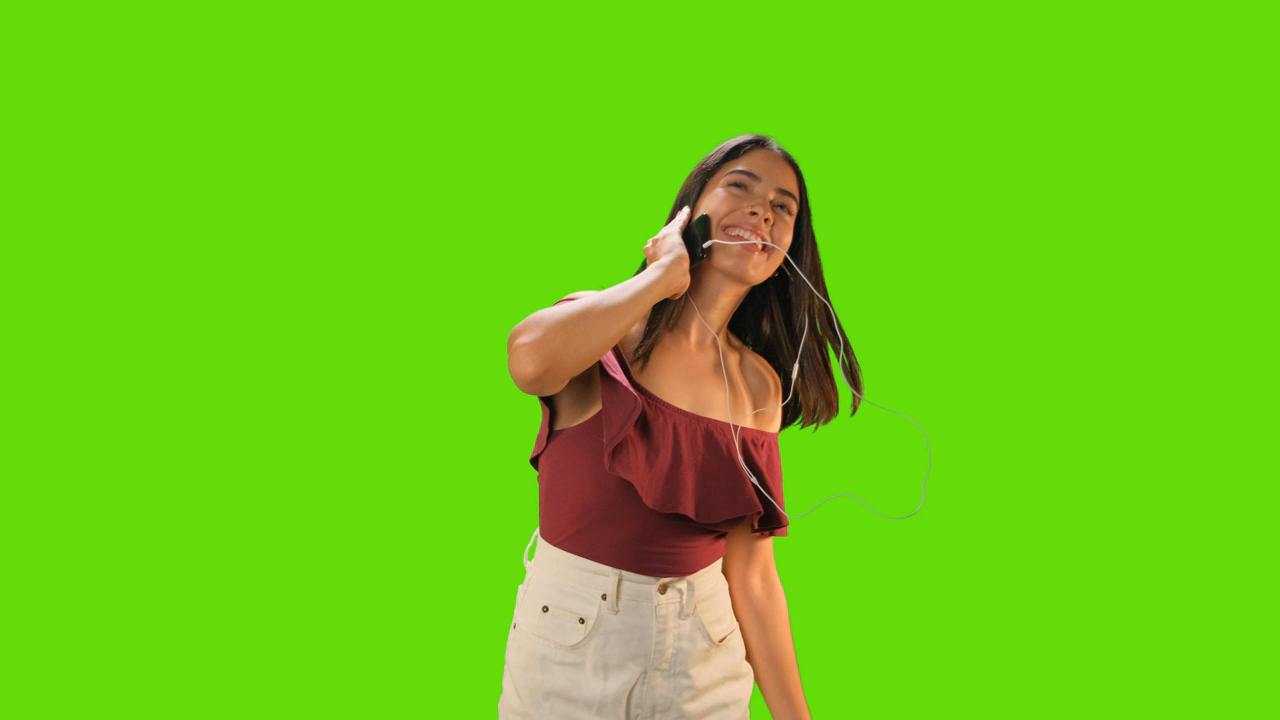
#> input picture images/p5/frames/f000.png, 1280 x 720 px; its folder holds only this picture in this run
$ python -i visualization.py   (imports and definitions only)
#> lines starting #> are read from the running program, lines starting #| are printed output that depends on the picture
### code/p5_greenscreen/starter.py
"""P5 starter. Implement every function marked TODO."""
import numpy as np


def to_ycbcr(rgb):
    """TODO 5.1: BT.601 conversion."""
    rgb_f = rgb.astype(np.float64)

    M = np.array([
        [0.299000, 0.587000, 0.114000],
        [-0.168736, -0.331264, 0.500000],
        [0.500000, -0.418688, -0.081312],
    ])
    offset = np.array([0.0, 128.0, 128.0])

    ycbcr = np.dot(rgb_f, M.T) + offset
    return np.clip(np.round(ycbcr), 0, 255).astype(np.uint8)


# [13 lines left out: function key_naive_rgb, not called in this run]


def estimate_key_colour(rgb, border=24):
    """TODO 5.2: estimate the backing chroma from the frame. Do not hard-code
    a green value; the graded footage varies."""
    ycbcr = to_ycbcr(rgb).astype(np.float64)

    left_cb = ycbcr[:, :border, 1].ravel()
    left_cr = ycbcr[:, :border, 2].ravel()
    right_cb = ycbcr[:, -border:, 1].ravel()
    right_cr = ycbcr[:, -border:, 2].ravel()
    top_cb = ycbcr[:border, :, 1].ravel()
    top_cr = ycbcr[:border, :, 2].ravel()

    cb_samples = np.concatenate([left_cb, right_cb, top_cb])
    cr_samples = np.concatenate([left_cr, right_cr, top_cr])

    key_cb = float(np.median(cb_samples))
    key_cr = float(np.median(cr_samples))
    return np.array([key_cb, key_cr], dtype=np.float64)

# [23 lines left out: function key_soft, not called in this run]

def suppress_spill(rgb, alpha, strength=1.0):
    """TODO 5.2: remove green bounce. Should scale with (1 - alpha). Why?"""
    rgb_f = rgb.astype(np.float64)
    r = rgb_f[..., 0]
    g = rgb_f[..., 1]
    b = rgb_f[..., 2]

    # Maximum allowed green without color tinting
    g_limit = 0.5 * (r + b)
    green_excess = np.maximum(0.0, g - g_limit)

    # Spill reduction weighted by backing transparency (1 - alpha)
    spill_factor = strength * (1.0 - alpha)
    g_clean = g - spill_factor * green_excess

    rgb_clean = np.stack([r, g_clean, b], axis=-1)
    return np.clip(np.round(rgb_clean), 0, 255).astype(np.uint8)


def composite(fg, bg, alpha, spill=True):
    """TODO 5.2: I = a*F + (1-a)*B."""
    H, W = fg.shape[:2]

    # Ensure background plate matches foreground dimensions
    bg_crop = bg[:H, :W].astype(np.float64)

    if spill:
        fg_proc = suppress_spill(fg, alpha).astype(np.float64)
    else:
        fg_proc = fg.astype(np.float64)

    a = alpha[..., None]
    comp = a * fg_proc + (1.0 - a) * bg_crop
    return np.clip(np.round(comp), 0, 255).astype(np.uint8)


class ChromaLUT:
    """TODO 5.3: quantise (Cb,Cr) so keying is one table lookup per pixel."""

    def __init__(self, key_cbcr, t_in=None, t_out=None, bins=128):
        self.bins = int(bins)
        self.key_cbcr = np.asarray(key_cbcr, dtype=np.float64)
        self.t_in = 20.0 if t_in is None else float(t_in)
        self.t_out = 50.0 if t_out is None else float(t_out)

        bin_centers = (np.arange(self.bins, dtype=np.float64) + 0.5) * ( 256.0 / self.bins)

        cb_grid, cr_grid = np.meshgrid(bin_centers, bin_centers, indexing="ij")

        dist_grid = np.hypot(cb_grid - self.key_cbcr[0], cr_grid - self.key_cbcr[1])

        self.table = np.clip((dist_grid - self.t_in) / (self.t_out - self.t_in), 0.0, 1.0).astype(np.float64)

    def alpha(self, rgb):
        ycbcr = to_ycbcr(rgb)
        cb = ycbcr[..., 1]
        cr = ycbcr[..., 2]

        if self.bins == 256:
            cb_idx = cb
            cr_idx = cr
        else:
            scale = self.bins / 256.0
            cb_idx = np.clip(
                (cb.astype(np.float64) * scale).astype(np.intp), 0, self.bins - 1
            )
            cr_idx = np.clip(
                (cr.astype(np.float64) * scale).astype(np.intp), 0, self.bins - 1
            )

        return self.table[cb_idx, cr_idx]


# ---- provided metrics: do not modify
def sad(a, b):
    return float(np.abs(a.astype(np.float64) - b.astype(np.float64)).sum() / 1000.0)


def mse_alpha(a, b):
    return float(np.mean((a.astype(np.float64) - b.astype(np.float64))**2))


# [19 lines left out: functions grad_error, temporal_flicker, not called in this run]

# [5 lines that do not run on import are left out]

### code/p5_greenscreen/visualization.py
from pathlib import Path
import matplotlib.patches as patches
import matplotlib.pyplot as plt
import numpy as np
from PIL import Image
from starter import key_naive_rgb, to_ycbcr, estimate_key_colour, composite, key_soft, suppress_spill, sad, grad_error,ChromaLUT, mse_alpha
import time
import imageio

# [213 lines left out: functions run_5_1, run_5_2, not called in this run]


def run_5_3():
  root = Path(__file__).resolve().parents[2]
  frames_dir = root / "images/p5/frames"
  out_dir = root / "output/p5"
  out_dir.mkdir(parents=True, exist_ok=True)

  frame_files = sorted(frames_dir.glob("f*.png"))[:48]
  num_frames = len(frame_files)
  if num_frames < 48:
    print(f"Warning: Found {num_frames} frames (expected 48).")

  f0 = np.asarray(Image.open(frame_files[0]).convert("RGB"))
#> f0 is the input picture: shape (720, 1280, 3); mean R, G, B 108.9, 202.4, 19.7
  H, W, _ = f0.shape
#> H = 720; W = 1280

  bg_path = root / "images/p5/bg.jpg"
  bg_full = np.asarray(Image.open(bg_path).convert("RGB"))
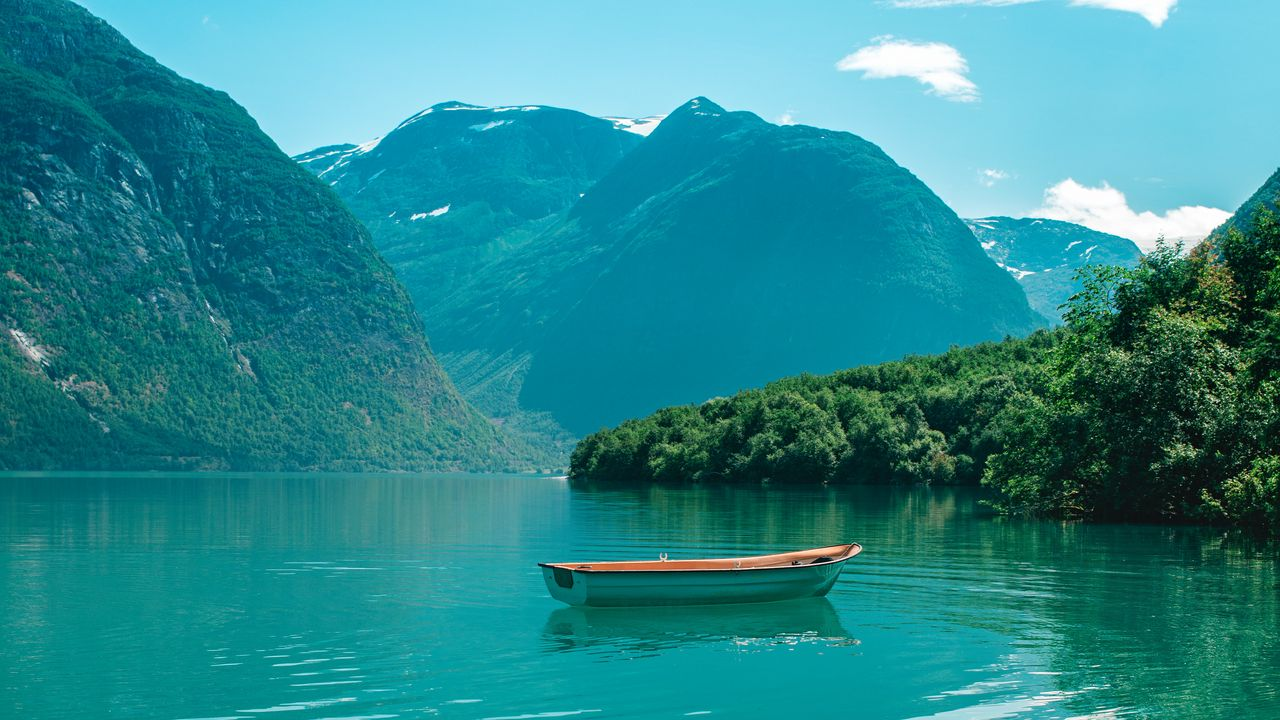
#> input picture images/p5/bg.jpg, 1280 x 720 px
#> bg_full is the input picture: shape (720, 1280, 3); mean R, G, B 41.8, 136.6, 142.4
  H_bg, W_bg, _ = bg_full.shape
#> H_bg = 720; W_bg = 1280

  if H_bg < H:
    bg_full = np.asarray(
        Image.fromarray(bg_full).resize(
            (int(W_bg * H / H_bg), H), Image.BILINEAR
        )
    )
    H_bg, W_bg, _ = bg_full.shape

  if W_bg < int(2.5 * W):
    # Resize width to 2.5x if original asset is not wide enough
    target_w = int(2.5 * W)
#> target_w = 3200
    bg_full = np.asarray(
        Image.fromarray(bg_full).resize((target_w, H), Image.BILINEAR)
    )
#> bg_full: shape (720, 3200, 3)
    W_bg = target_w
#> W_bg = 3200

  max_shift_x = W_bg - W
#> max_shift_x = 1920
  print(
      f"Background Plate: {W_bg}x{H_bg} (Span: {W_bg / W:.2f}x frame width,"
      f" Panning Shift: {max_shift_x}px)"
  )
#| Background Plate: 3200x720 (Span: 2.50x frame width, Panning Shift: 1920px)

  key_cbcr = estimate_key_colour(f0, border=24)
#> in to_ycbcr, `ycbcr = np.dot(rgb_f, M.T) + offset`:
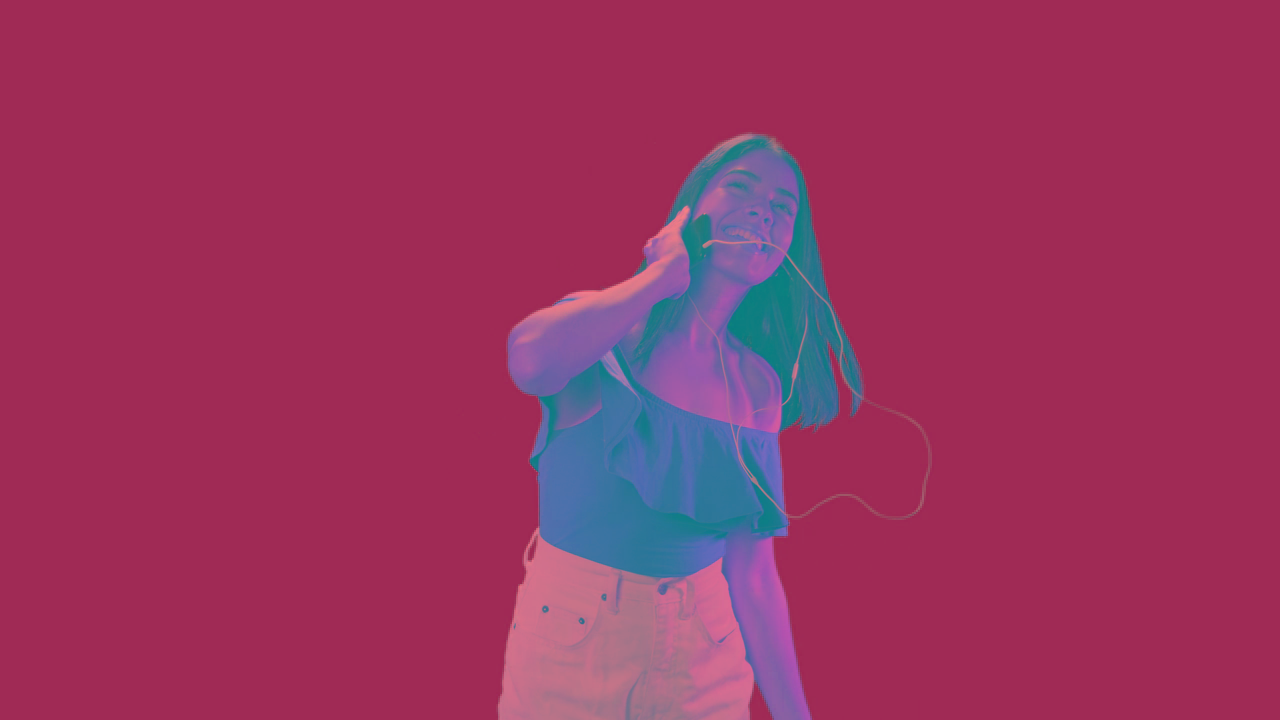
#> ycbcr: shape (720, 1280, 3) float64; mean R, G, B 153.6, 52.4, 96.1
#> in estimate_key_colour, `left_cb = ycbcr[:, :border, 1].ravel()`: left_cb = 17280 values from 42 to 42
#> in estimate_key_colour, `left_cr = ycbcr[:, :border, 2].ravel()`: left_cr = 17280 values from 86 to 86
#> in estimate_key_colour, `right_cb = ycbcr[:, -border:, 1].ravel()`: right_cb = 17280 values from 42 to 42
#> in estimate_key_colour, `right_cr = ycbcr[:, -border:, 2].ravel()`: right_cr = 17280 values from 86 to 86
#> in estimate_key_colour, `key_cb = float(np.median(cb_samples))`: key_cb = 42
#> in estimate_key_colour, `key_cr = float(np.median(cr_samples))`: key_cr = 86
#> key_cbcr = [42, 86]
  t_in, t_out = 15.0, 80.0
  lut = ChromaLUT(key_cbcr=key_cbcr, t_in=t_in, t_out=t_out, bins=128)

  t_io = 0.0
  t_key = 0.0
  t_spill = 0.0
  t_comp = 0.0

  raw_frames, raw_alphas, bg_crops = [], [], []

  t_start_all = time.perf_counter()

  for i, f_path in enumerate(frame_files):
    # Time Disk I/O
    t0 = time.perf_counter()
    fg = np.asarray(Image.open(f_path).convert("RGB"))
    t_io += time.perf_counter() - t0

    # Panning window calculation across the background
    shift_x = int((i / max(1, num_frames - 1)) * max_shift_x)
#> shift_x = 0
    bg_crop = bg_full[:H, shift_x : shift_x + W]

    # Time Vectorized Keying (LUT)
    t0 = time.perf_counter()
    alpha = lut.alpha(fg)
#> in alpha, `cb_idx = np.clip( (cb.astype(np.float64) * scale).astype(np.intp), 0, ..`: cb_idx: shape (720, 1280) int64; 47 distinct labels, from 19 to 65
#> in alpha, `cr_idx = np.clip( (cr.astype(np.float64) * scale).astype(np.intp), 0, ..`: cr_idx: shape (720, 1280) int64; 59 distinct labels, from 40 to 98
#> in alpha, `return self.table[cb_idx, cr_idx]`:
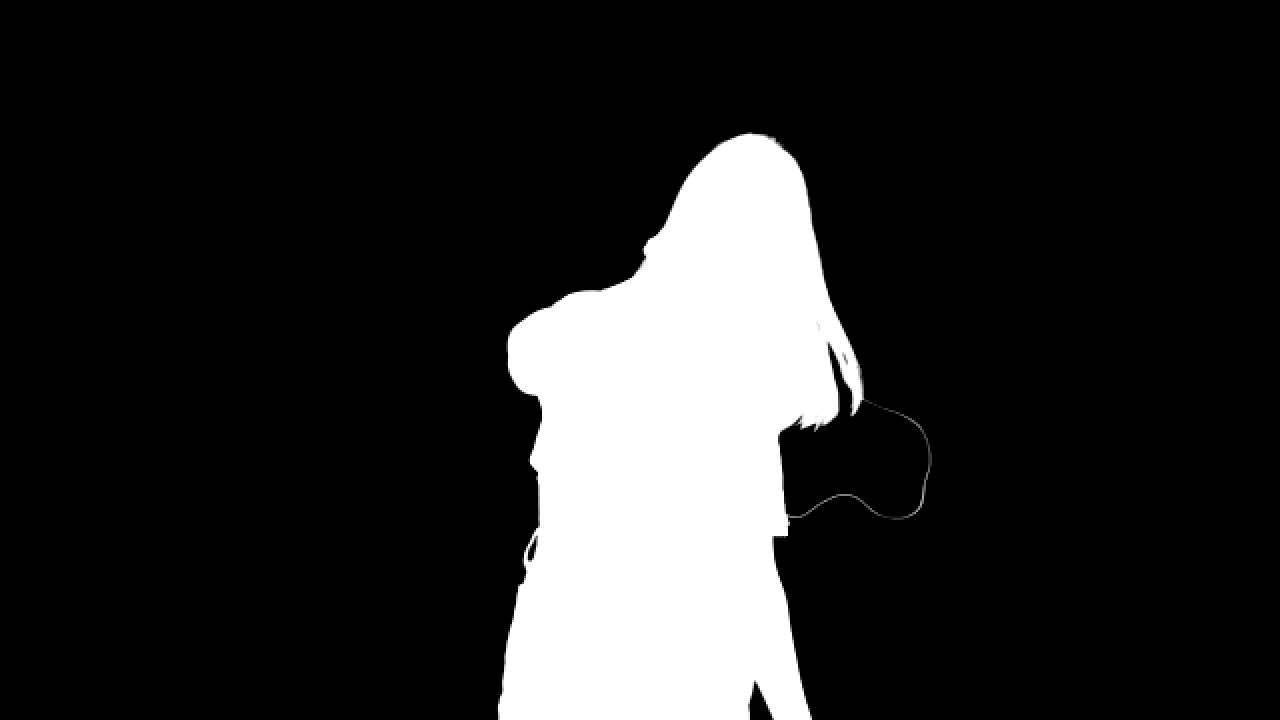
#> returned value: shape (720, 1280) float64; min 0, max 1, mean 0.154
    t_key += time.perf_counter() - t0

    raw_frames.append(fg)
    raw_alphas.append(alpha)
    bg_crops.append(bg_crop)

  roi_static = (slice(440, 540), slice(590, 690))

  flicker_before = np.mean([
      np.mean(
          np.abs(raw_alphas[t][roi_static] - raw_alphas[t - 1][roi_static])
      )
      for t in range(1, num_frames)
  ])
#> flicker_before = nan

  beta = 0.70
  filtered_alphas = [raw_alphas[0].copy()]
  for t in range(1, num_frames):
    a_filtered = beta * raw_alphas[t] + (1.0 - beta) * filtered_alphas[-1]
    filtered_alphas.append(a_filtered)
#> after the loop, filtered_alphas = 1 item

  flicker_after = np.mean([
      np.mean(
          np.abs(
              filtered_alphas[t][roi_static]
              - filtered_alphas[t - 1][roi_static]
          )
      )
      for t in range(1, num_frames)
  ])
#> flicker_after = nan

  composited_frames = []
  for t in range(num_frames):
    fg = raw_frames[t]
    a = filtered_alphas[t]
    bg = bg_crops[t]

    # Time Spill Suppression
    t0 = time.perf_counter()
    fg_clean = suppress_spill(fg, a, strength=1.0)
    t_spill += time.perf_counter() - t0

    # Time Alpha Compositing
    t0 = time.perf_counter()
    comp = composite(fg_clean, bg, a, spill=False)
    t_comp += time.perf_counter() - t0

    composited_frames.append(comp)
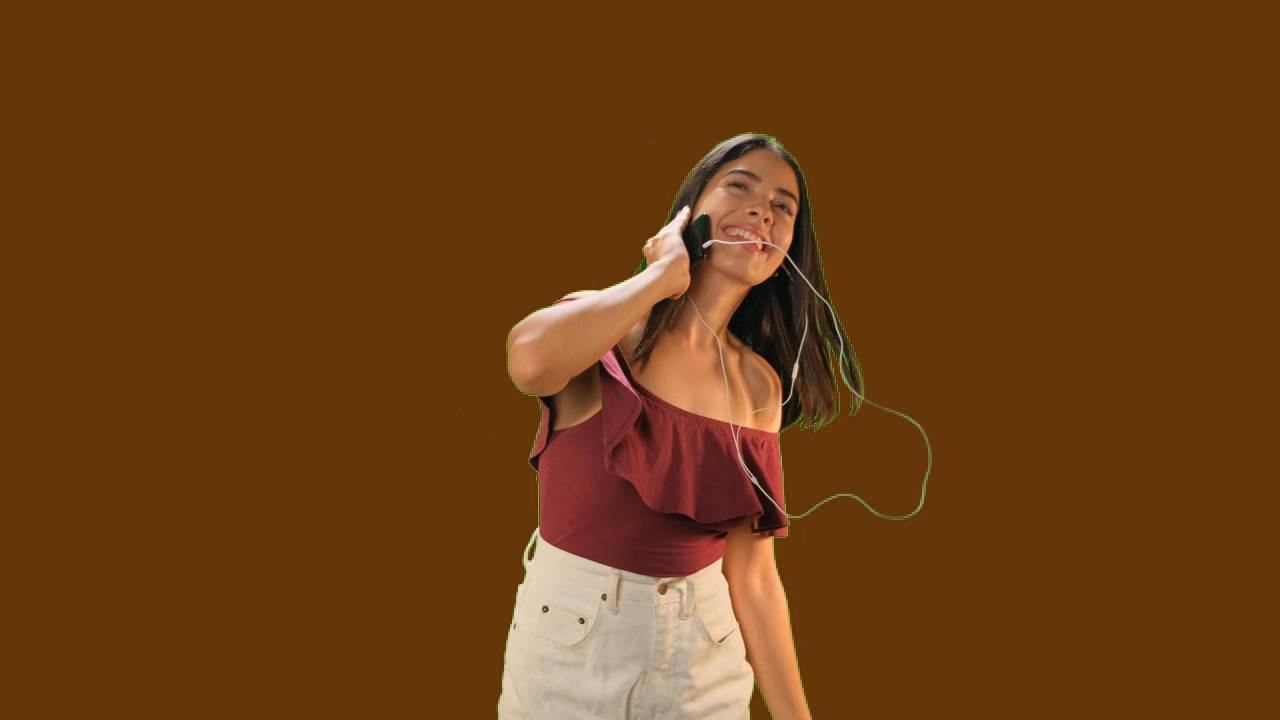
#> fg_clean: shape (720, 1280, 3); mean R, G, B 108.9, 62.2, 19.7
#> after the loop, composited_frames = 1 item; t_comp = 0.108; t_spill = 0.489

  mp4_path = out_dir / "p5_composite.mp4"
  t0 = time.perf_counter()
  imageio.mimwrite(
      mp4_path, composited_frames, fps=24, codec="libx264", quality=8
  )
  t_encode = time.perf_counter() - t0

  total_elapsed = time.perf_counter() - t_start_all
  fps = num_frames / total_elapsed

  fig, axes = plt.subplots(1, 2, figsize=(14, 4.5))

  # Panel 1: Flicker across time in static region
  fl_per_frame_raw = [
      np.mean(
          np.abs(raw_alphas[t][roi_static] - raw_alphas[t - 1][roi_static])
      )
      for t in range(1, num_frames)
  ]
#> fl_per_frame_raw = []
  fl_per_frame_filt = [
      np.mean(
          np.abs(
              filtered_alphas[t][roi_static]
              - filtered_alphas[t - 1][roi_static]
          )
      )
      for t in range(1, num_frames)
  ]
#> fl_per_frame_filt = []

  axes[0].plot(
      range(1, num_frames),
      fl_per_frame_raw,
      label=f"Raw Alpha (mean={flicker_before:.4f})",
      color="crimson",
      alpha=0.7,
  )
  axes[0].plot(
      range(1, num_frames),
      fl_per_frame_filt,
      label=f"Filtered Alpha (mean={flicker_after:.4f})",
      color="forestgreen",
      linewidth=1.8,
  )
  axes[0].set_title(
      "Frame-to-Frame Flicker in Static ROI", fontweight="bold"
  )
  axes[0].set_xlabel("Frame Index")
  axes[0].set_ylabel("Mean ")
  axes[0].grid(True, linestyle=":", alpha=0.6)
  axes[0].legend()

  # Horizontal line profile across a moving edge (e.g. hair/ear, row 300)
  test_row = 300
  axes[1].plot(
#> (the run stopped early here; a loop or call above may not have finished)
